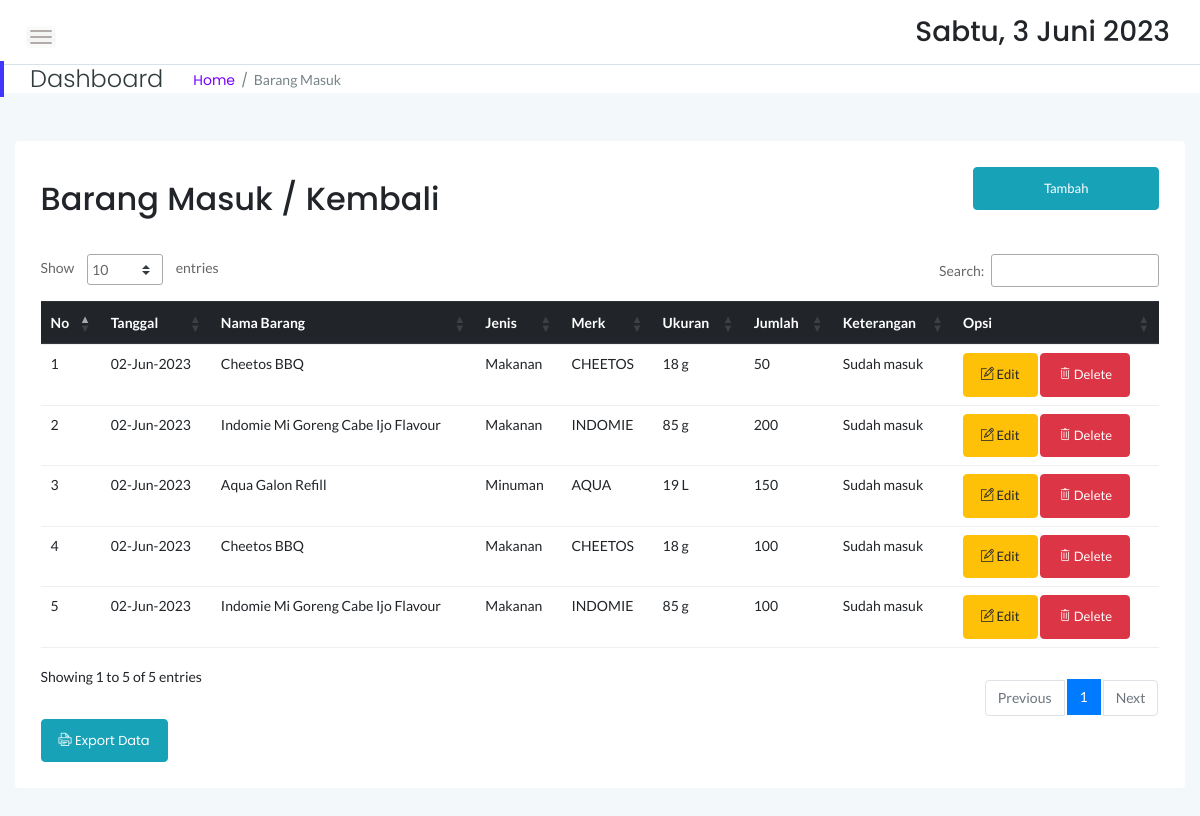
Page /stock/masuk.php (signed in) on the committed database.
### tables this page shows
CREATE TABLE `sbrg_masuk` (
  `id` int(11) NOT NULL,
  `idx` int(11) NOT NULL,
  `tgl` date NOT NULL,
  `jumlah` int(11) NOT NULL,
  `keterangan` text NOT NULL
);

CREATE TABLE `sstock_brg` (
  `idx` int(11) NOT NULL,
  `nama` varchar(55) NOT NULL,
  `jenis` varchar(30) NOT NULL,
  `merk` varchar(40) NOT NULL,
  `ukuran` varchar(20) NOT NULL,
  `stock` int(12) NOT NULL,
  `satuan` varchar(10) NOT NULL,
  `lokasi` varchar(55) NOT NULL
);

### stock/masuk.php (the view, shortened to what this page needs)
<?php
    include 'dbconnect.php';
    if (!empty($_SESSION['login'])) {
	?>
<!doctype html>
<html class="no-js" lang="en">
<head>
    <link rel="stylesheet" href="assets/css/bootstrap.min.css">
    <link rel="stylesheet" href="assets/css/font-awesome.min.css">
    <link rel="stylesheet" href="assets/css/themify-icons.css">
    <link rel="stylesheet" href="assets/css/metisMenu.css">
    <link rel="stylesheet" href="assets/css/owl.carousel.min.css">
    <link rel="stylesheet" href="assets/css/slicknav.min.css">
    <link rel="stylesheet" href="https://www.amcharts.com/lib/3/plugins/export/export.css" type="text/css" media="all" />
	<link rel="stylesheet" type="text/css" href="https://cdn.datatables.net/1.10.19/css/jquery.dataTables.min.css">
    <link rel="stylesheet" type="text/css" href="https://cdn.datatables.net/1.10.19/css/jquery.dataTables.css">
    <link rel="stylesheet" type="text/css" href="https://cdn.datatables.net/1.10.18/css/dataTables.bootstrap4.min.css">
    <link rel="stylesheet" type="text/css" href="https://cdn.datatables.net/responsive/2.2.3/css/responsive.bootstrap.min.css">
    <link rel="stylesheet" type="text/css" href="https://cdn.datatables.net/responsive/2.2.3/css/responsive.jqueryui.min.css">
	<link rel="stylesheet" type="text/css" href="https://cdn.datatables.net/buttons/1.5.2/css/buttons.dataTables.min.css">
    <link rel="stylesheet" href="assets/css/typography.css">
    <link rel="stylesheet" href="assets/css/default-css.css">
    <link rel="stylesheet" href="assets/css/styles.css">
    <link rel="stylesheet" href="assets/css/responsive.css">
</head>
<body>
    <div class="page-container">
        <div class="main-content">
            <div class="header-area">
                <div class="row align-items-center">
                    <div class="col-md-6 col-sm-8 clearfix">
                        <div class="nav-btn pull-left">
                            <span></span>
                            <span></span>
                            <span></span>
                        </div>
                    </div>
                    <div class="col-md-6 col-sm-4 clearfix">
                        <ul class="notification-area pull-right">
                            <li><h3><div class="date">
						</b></div></h3>
						</li>
                        </ul>
                    </div>
                </div>
            </div>
            <div class="page-title-area">
                <div class="row align-items-center">
                    <div class="col-sm-6">
                        <div class="breadcrumbs-area clearfix">
                            <h4 class="page-title pull-left">Dashboard</h4>
                            <ul class="breadcrumbs pull-left">
                                <li><a href="guest.php">Home</a></li>
                                <li><span>Barang Masuk</span></li>
                            </ul>
                        </div>
                    </div>
                    <div class="col-sm-6 clearfix">
                    </div>
                </div>
            </div>
            <div class="main-content-inner">
                <div class="row mt-5 mb-5">
                    <div class="col-12">
                        <div class="card">
                            <div class="card-body">
                                <div class="d-sm-flex justify-content-between align-items-center">
									<h2>Barang Masuk / Kembali</h2>
									<button style="margin-bottom:20px" data-toggle="modal" data-target="#myModal" class="btn btn-info col-md-2"><span class="glyphicon glyphicon-plus"></span>Tambah</button>
                                </div>
                                <div class="market-status-table mt-4">
                                    <div class="table-responsive">
										 <table id="dataTable3" class="table table-hover"><thead class="thead-dark">
											<tr>
												<th>No</th>
												<th>Tanggal</th>
												<th>Nama Barang</th>
												<th>Jenis</th>
												<th>Merk</th>
												<th>Ukuran</th>
												<th>Jumlah</th>
												<th>Keterangan</th>
												<th>Opsi</th>
											</tr></thead><tbody>
											<?php
											$brg=mysqli_query($conn,"SELECT * from sbrg_masuk sb, sstock_brg st where st.idx=sb.idx order by sb.id DESC");
											$no=1;
											while($b=mysqli_fetch_array($brg)){
                                                $id = $b['id'];
												?>
												<tr>
													<td><?php echo $no++ ?></td>
													<td><?php $tanggals=$b['tgl']; echo date("d-M-Y", strtotime($tanggals)) ?></td>
													<td><?php echo $b['nama'] ?></td>
													<td><?php echo $b['jenis'] ?></td>
													<td><?php echo $b['merk'] ?></td>
													<td><?php echo $b['ukuran'] ?></td>
													<td><?php echo $b['jumlah'] ?></td>
													<td><?php echo $b['keterangan'] ?></td>
                                                    <td><button data-toggle="modal" data-target="#edit<?=$id;?>" class="btn btn-warning"><i class="ti-pencil-alt"></i> Edit</button> <button data-toggle="modal" data-target="#del<?=$id;?>" class="btn btn-danger"><i class="ti-trash"></i> Delete</button></td>
												</tr>
												<?php
											}
											?>
										</tbody>
										</table>
                                    </div>
									<a href="exportbrgmsk.php" target="_blank" class="btn btn-info"><i class="ti-printer"></i> Export Data</a>
                                </div>
                            </div>
                        </div>
                    </div>
                </div>
            </div>
        </div>
    </div>
</body>
</html>
            <?php
}

### rows in the picture
sbrg_masuk: tgl "02-Jun-2023", sstock_brg.nama "Cheetos BBQ", sstock_brg.jenis "Makanan", sstock_brg.merk "CHEETOS", sstock_brg.ukuran "18 g", jumlah "50", keterangan "Sudah masuk"
sbrg_masuk: tgl "02-Jun-2023", sstock_brg.nama "Indomie Mi Goreng Cabe Ijo Flavour", sstock_brg.jenis "Makanan", sstock_brg.merk "INDOMIE", sstock_brg.ukuran "85 g", jumlah "200", keterangan "Sudah masuk"
sbrg_masuk: tgl "02-Jun-2023", sstock_brg.nama "Aqua Galon Refill", sstock_brg.jenis "Minuman", sstock_brg.merk "AQUA", sstock_brg.ukuran "19 L", jumlah "150", keterangan "Sudah masuk"
sbrg_masuk: tgl "02-Jun-2023", sstock_brg.nama "Cheetos BBQ", sstock_brg.jenis "Makanan", sstock_brg.merk "CHEETOS", sstock_brg.ukuran "18 g", jumlah "100", keterangan "Sudah masuk"
sbrg_masuk: tgl "02-Jun-2023", sstock_brg.nama "Indomie Mi Goreng Cabe Ijo Flavour", sstock_brg.jenis "Makanan", sstock_brg.merk "INDOMIE", sstock_brg.ukuran "85 g", jumlah "100", keterangan "Sudah masuk"
